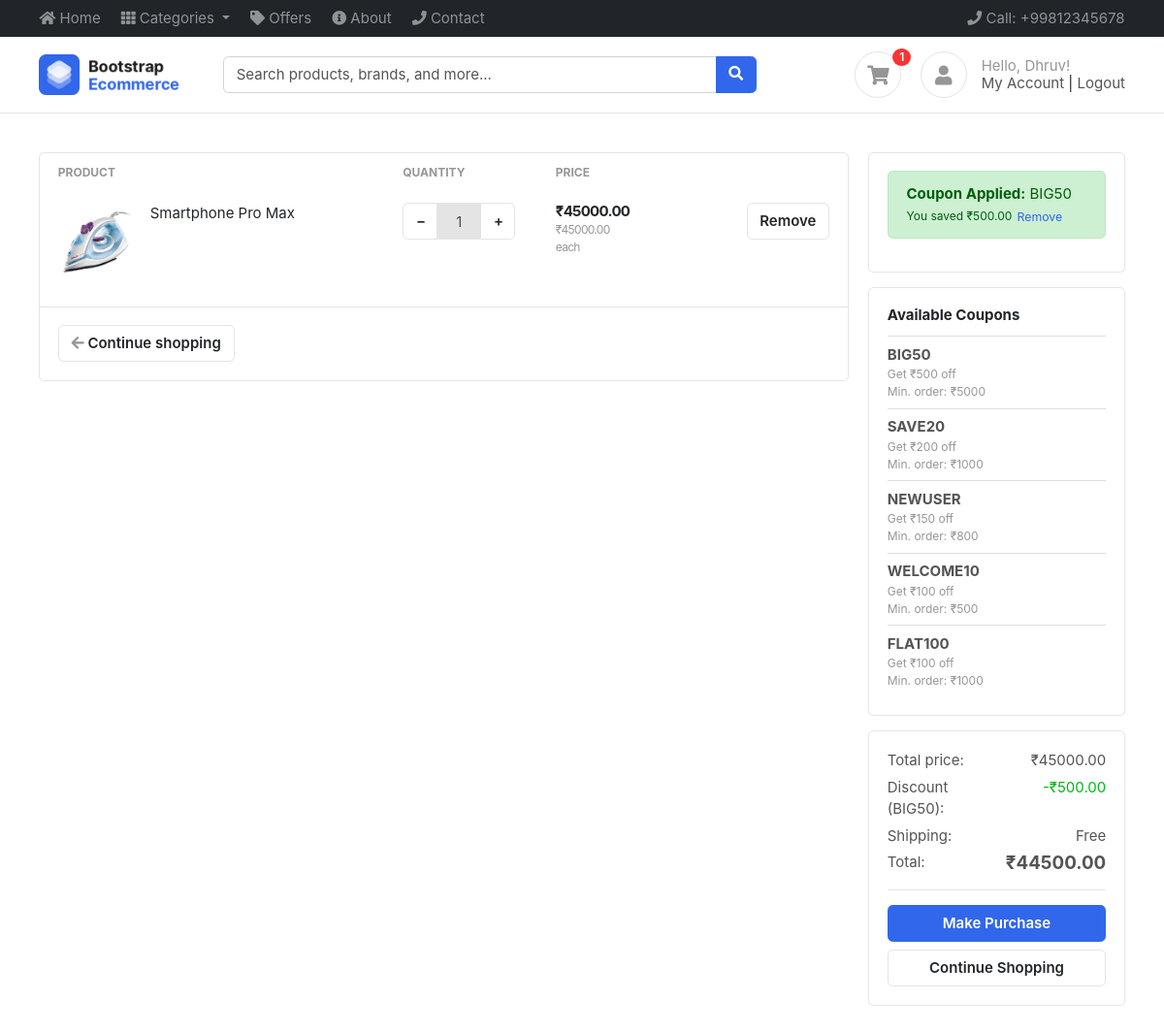
The app's page /cart/ (signed in) with its own data.
### cart/models.py (models this page shows, shortened)
class CartItems(BaseModel):
    cart = models.ForeignKey(Cart, on_delete=models.CASCADE, related_name="cart_items")
    product = models.ForeignKey(Product, on_delete=models.SET_NULL, null=True, blank=True)
    size_variant = models.ForeignKey(SizeVariant, on_delete=models.SET_NULL, null=True, blank=True)
    color_variant = models.ForeignKey(ColorVariant, on_delete=models.SET_NULL, null=True, blank=True)
    quantity = models.IntegerField(default=1)
    def get_product_price(self):
        if not self.product:
            return 0
        price = self.product.price
        if self.size_variant:
            price += self.size_variant.price
        if self.color_variant:
            price += self.color_variant.price
        return price * self.quantity

class Cart(BaseModel):
    user = models.ForeignKey(User, on_delete=models.CASCADE, null=True, blank=True, related_name="carts")
    is_paid = models.BooleanField(default=False)
    coupon = models.ForeignKey('Coupon', on_delete=models.SET_NULL, null=True, blank=True)
    def get_cart_total(self):
        cart_items = self.cart_items.all()
        total = 0
        for cart_item in cart_items:
            total += cart_item.get_product_price()
        return total
    def get_cart_total_after_discount(self):
        total = self.get_cart_total()
        if self.coupon and self.coupon.is_valid(total):
            discount = self.coupon.discount_price
            return max(0, total - discount)  # Ensure total doesn't go negative
        return total
    def get_discount_amount(self):
        total = self.get_cart_total()
        if self.coupon and self.coupon.is_valid(total):
            return self.coupon.discount_price
        return 0

class Coupon(BaseModel):
    coupon_code = models.CharField(max_length=50, unique=True)
    is_expired = models.BooleanField(default=False)
    discount_price = models.IntegerField(default=0)
    minimum_amount = models.IntegerField(default=0)
    def is_valid(self, cart_total):
        if self.is_expired:
            return False
        if cart_total < self.minimum_amount:
            return False
        return True

### products/models.py (models this page shows, shortened)
class Product(BaseModel):
    product_name = models.CharField(max_length=255)
    slug = models.SlugField(unique=True, null=True, blank=True)
    category = models.ForeignKey(Category, on_delete=models.CASCADE, related_name="products")
    price = models.IntegerField()
    product_description = models.TextField()
    color_variant = models.ManyToManyField(ColorVariant, blank= True)
    size_variant = models.ManyToManyField(SizeVariant, blank= True)

### cart/views.py (the view)
# urls.py: path('', cart_view, name='cart'),
def cart_view(request):
    cart = get_cart(request)
    cart_items = cart.cart_items.all()
    cart_total = cart.get_cart_total()
    all_coupons = Coupon.objects.filter(is_expired=False).order_by('-discount_price')
    applicable_coupons = [coupon for coupon in all_coupons if coupon.is_valid(cart_total)]
    context = {
        'cart': cart,
        'cart_items': cart_items,
        'all_coupons': all_coupons,
        'applicable_coupons': applicable_coupons,
    }
    return render(request, 'cart/cart.html', context)

### cart/context_processors.py (called while the page is built)
def cart_count(request):
    try:
        cart = get_cart(request)
        cart_count = cart.cart_items.count()
    except:
        cart_count = 0
    return {'cart_count': cart_count}

def categories(request):
    try:
        categories = Category.objects.all()[:10]
    except:
        categories = []
    return {'categories': categories}

### cart/views.py (called while the page is built, shortened)
def get_cart(request):
    if request.user.is_authenticated:
        cart, _ = Cart.objects.get_or_create(user=request.user, is_paid=False)
    return cart

### templates/cart/cart.html (shortened to what this page needs)
{% extends "base/base.html" %}
{% block start %}
<section class="section-content padding-y">
	<div class="container">
	<div class="row">
		<main class="col-md-9">
	<div class="card">
	<table class="table table-borderless table-shopping-cart">
	<thead class="text-muted">
	<tr class="small text-uppercase">
	  <th scope="col">Product</th>
	  <th scope="col" width="120">Quantity</th>
	  <th scope="col" width="120">Price</th>
	  <th scope="col" class="text-right" width="200"> </th>
	</tr>
	</thead>
	<tbody>
	{% if cart_items %}
		{% for cart_item in cart_items %}
		<tr>
			<td>
				<figure class="itemside">
					<div class="aside">
						{% if cart_item.product and cart_item.product.product_images.first %}
							<img src="/media/{{ cart_item.product.product_images.first.image }}" class="img-sm">
						{% else %}
							<img src="/media/images/items/1.jpg" class="img-sm">
						{% endif %}
					</div>
					<figcaption class="info">
						{% if cart_item.product %}
							<a href="{% url 'get_product' cart_item.product.slug %}" class="title text-dark">{{ cart_item.product.product_name }}</a>
						{% else %}
							<span class="title text-dark">Product no longer available</span>
						{% endif %}
					</figcaption>
				</figure>
			</td>
			<td>
				<div class="input-group input-spinner">
					<div class="input-group-prepend">
						<button class="btn btn-light" type="button" onclick="decreaseQuantity('{{ cart_item.uid }}')"> − </button>
					</div>
					<input type="text" class="form-control" id="quantity-{{ cart_item.uid }}" value="{{ cart_item.quantity }}" min="1" readonly>
					<div class="input-group-append">
						<button class="btn btn-light" type="button" onclick="increaseQuantity('{{ cart_item.uid }}')"> + </button>
					</div>
				</div>
			</td>
			<td>
				<div class="price-wrap">
					<var class="price" id="item-total-{{ cart_item.uid }}">₹{{ cart_item.get_product_price }}.00</var>
					{% if cart_item.product %}
						{% with base_price=cart_item.product.price %}
						{% with size_price=cart_item.size_variant.price|default:0 %}
						{% with color_price=cart_item.color_variant.price|default:0 %}
						{% with unit_price=base_price|add:size_price|add:color_price %}
						<small class="text-muted"> ₹{{ unit_price }}.00 each </small>
						{% endwith %}
						{% endwith %}
						{% endwith %}
						{% endwith %}
					{% endif %}
				</div>
			</td>
			<td class="text-right">
				<button type="button" class="btn btn-light" onclick="removeItem('{{ cart_item.uid }}', this)"> Remove</button>
			</td>
		</tr>
		{% endfor %}
	{% endif %}
	</tbody>
	</table>
	<div class="card-body border-top">
		<a href="/" class="btn btn-light"> <i class="fa fa-arrow-left"></i> Continue shopping </a>
	</div>
	</div>
		</main>
		<aside class="col-md-3">
			<div class="card mb-3">
				<div class="card-body">
					{% if cart.coupon %}
						<div class="alert alert-success">
							<strong>Coupon Applied:</strong> {{ cart.coupon.coupon_code }}<br>
							<small>You saved ₹{{ cart.get_discount_amount }}.00</small>
							<button type="button" class="btn btn-sm btn-link p-0 mt-1" onclick="removeCoupon()">Remove</button>
						</div>
					{% endif %}
				</div>
			</div>
			{% if applicable_coupons %}
			<div class="card mb-3">
				<div class="card-body">
					<h6 class="card-title">Available Coupons</h6>
					<div class="list-group list-group-flush">
						{% for coupon in applicable_coupons %}
						<div class="list-group-item px-0 py-2">
							<div class="d-flex justify-content-between align-items-center">
								<div>
									<strong>{{ coupon.coupon_code }}</strong>
									<small class="d-block text-muted">Get ₹{{ coupon.discount_price }} off</small>
									<small class="d-block text-muted">Min. order: ₹{{ coupon.minimum_amount }}</small>
								</div>
							</div>
						</div>
						{% endfor %}
					</div>
				</div>
			</div>
			{% endif %}
			<div class="card">
				<div class="card-body">
						<dl class="dlist-align">
						  <dt>Total price:</dt>
						  <dd class="text-right" id="cart-total">₹{{ cart.get_cart_total }}.00</dd>
						</dl>
						{% if cart.coupon %}
						<dl class="dlist-align">
						  <dt>Discount ({{ cart.coupon.coupon_code }}):</dt>
						  <dd class="text-right text-success" id="discount-amount">-₹{{ cart.get_discount_amount }}.00</dd>
						</dl>
						{% endif %}
						<dl class="dlist-align">
						  <dt>Shipping:</dt>
						  <dd class="text-right">Free</dd>
						</dl>
						<dl class="dlist-align">
						  <dt>Total:</dt>
						  <dd class="text-right h5"><strong id="cart-total-final">₹{{ cart.get_cart_total_after_discount }}.00</strong></dd>
						</dl>
						<hr>
						<a href="{% url 'initiate_payment' %}" class="btn btn-primary btn-block"> Make Purchase </a>
						<a href="/" class="btn btn-light btn-block">Continue Shopping</a>
				</div>
			</div>
		</aside>
	</div>
	</div>
</section>
{% endblock %}

### templates/base/base.html (shortened to what this page needs)
<!DOCTYPE HTML>
<html lang="en">
<head>
<link href="/media/css/bootstrap.css" rel="stylesheet" type="text/css"/>
<link href="/media/fonts/fontawesome/css/all.min.css" type="text/css" rel="stylesheet">
<link href="/media/css/ui.css" rel="stylesheet" type="text/css"/>
<link href="/media/css/responsive.css" rel="stylesheet" />
</head>
<body>
	<header class="section-header">
		<nav class="navbar navbar-dark navbar-expand p-0 bg-dark">
		<div class="container">
			<ul class="navbar-nav d-none d-md-flex mr-auto">
				<li class="nav-item"><a class="nav-link" href="{% url 'index' %}"><i class="fa fa-home"></i> Home</a></li>
				<li class="nav-item dropdown">
					<a class="nav-link dropdown-toggle" href="#" id="categoriesDropdown" role="button" data-toggle="dropdown" aria-haspopup="true" aria-expanded="false">
						<i class="fa fa-th"></i> Categories
					</a>
				</li>
				<li class="nav-item"><a class="nav-link" href="{% url 'index' %}"><i class="fa fa-tag"></i> Offers</a></li>
				<li class="nav-item"><a class="nav-link" href="{% url 'index' %}"><i class="fa fa-info-circle"></i> About</a></li>
				<li class="nav-item"><a class="nav-link" href="{% url 'index' %}"><i class="fa fa-phone"></i> Contact</a></li>
			</ul>
			<ul class="navbar-nav">
				<li class="nav-item"><a href="tel:+99812345678" class="nav-link"><i class="fa fa-phone"></i> Call: +99812345678 </a></li>
			</ul>
		  </div>
		</nav>
		<section class="header-main border-bottom">
			<div class="container">
		<div class="row align-items-center">
			<div class="col-lg-2 col-4">
				<div class="brand-wrap">
					<a href="{% url 'index' %}"><img class="logo" src="/media/images/logo.png" alt="Logo"></a>
				</div>
			</div>
			<div class="col-lg-6 col-sm-12">
				<form action="{% url 'search' %}" method="GET" class="search">
					<div class="input-group w-100">
						<input type="text" name="q" class="form-control" placeholder="Search products, brands, and more..." value="{{ request.GET.q }}">
						<div class="input-group-append">
						  <button class="btn btn-primary" type="submit">
							<i class="fa fa-search"></i>
						  </button>
						</div>
					</div>
				</form>
			</div>
			<div class="col-lg-4 col-sm-6 col-8">
				<div class="widgets-wrap float-md-right">
					<div class="widget-header mr-3">
						<a href="{% url 'cart' %}" class="icon icon-sm rounded-circle border" title="Cart">
							<i class="fa fa-shopping-cart"></i>
						</a>
						<span class="badge badge-pill badge-danger notify" id="cart-count">{{ cart_count|default:0 }}</span>
					</div>
					<div class="widget-header icontext">
						{% if user.is_authenticated %}
							<a href="{% url 'account' %}" class="icon icon-sm rounded-circle border" title="Account">
								<i class="fa fa-user"></i>
							</a>
							<div class="text">
								<span class="text-muted">Hello, {{ user.first_name|default:user.username }}!</span>
								<div>
									<a href="{% url 'account' %}">My Account</a> |
									<a href="{% url 'logout' %}">Logout</a>
								</div>
							</div>
						{% endif %}
					</div>
				</div>
			</div>
		</div>
			</div>
		</section>
		</header>
		{% block start %}
		{% endblock %}
</body>
</html>

### public/static/css/ui.css (style rules this page uses)
html { font-family: 'Inter', sans-serif; font-size: 15px; }
.price-wrap { letter-spacing: -0.7px; }
.icon-xs, .icon-sm, .icon-md, .icon-lg { display: inline-block; text-align: center; flex-shrink: 0; flex-grow: 0; }
.icon-sm { width: 48px; height: 48px; line-height: 48px; font-size: 20px; }
.img-xs, .img-sm, .img-md, .img-lg { object-fit: cover; flex-shrink: 0; flex-grow: 0; }
.img-sm { width: 80px; height: 80px; }
.padding-y { padding-top: 40px; padding-bottom: 40px; }
var { font-style: normal; }
figure { margin-bottom: 0; }
.card .title { color: #212529; }
.card .card-title { color: #212529; }
.header-main { position: relative; padding-top: 1rem; padding-bottom: 1rem; }
.brand-wrap .logo, .navbar-brand .logo { margin-right: 7px; max-height: 42px; display: inline-block; }
.widget-header { display: inline-block; vertical-align: middle; position: relative; }
.widget-header a { color: #545454; }
.widget-header i { color: #969696; }
.widget-header .notify { position: absolute; top: -3px; right: -10px; }
.btn-light { background-color: #fff; border-color: #e4e4e4; }
.btn-light i { color: #969696; }
.itemside { position: relative; display: flex; width: 100%; }
.itemside .aside { position: relative; flex-shrink: 0; }
.itemside .info { padding-left: 15px; padding-right: 7px; }
.itemside .title { display: block; margin-bottom: 5px; color: #212529; }
[class*="dlist-"] { margin-bottom: 5px; }
[class*="dlist-"] dd { margin-bottom: 0; }
.dlist-align { display: flex; }
.dlist-align dt { width: 120px; word-wrap: break-word; font-weight: normal; }
.dlist-align dd { flex-grow: 1; }
.icontext { display: inline-flex; align-items: center; vertical-align: middle; }
.icontext .text { width: 100%; line-height: 1.2; color: #212529; }
.icontext .icon { position: relative; margin-right: 15px; flex-shrink: 0; flex-grow: 0; }
.notify { position: absolute; top: -4px; right: -10px; display: inline-block; padding: .25em .6em; font-size: 12px; line-height: 1; text-align: center; border-radius: 3rem; color: #fff; background-color: #fa3434; }
.price { font-weight: 600; color: #212529; }
.input-spinner { width: 120px; flex-wrap: nowrap; display: inline-flex; }
.input-spinner input.form-control { text-align: center; max-width: 46px; flex-basis: 46px; border-color: #e4e4e4; flex-grow: 0; }
.input-spinner .btn { width: 36px; text-align: center; }
.table-shopping-cart.table td, .table-shopping-cart.table th { padding-left: 1.25rem; padding-right: 1.25rem; }
.table-shopping-cart .price-wrap { line-height: 1.2; }
.table-shopping-cart .price { font-weight: bold; margin-right: 5px; display: block; }

### records on screen
CartItems: product.product_name "Smartphone Pro Max", quantity "1", get_product_price "45000", unit_price "45000"
Cart: coupon.coupon_code "BIG50", get_discount_amount "500", get_cart_total "45000", get_cart_total_after_discount "44500"
Coupon: coupon_code "BIG50", discount_price "500", minimum_amount "5000"
Coupon: coupon_code "SAVE20", discount_price "200", minimum_amount "1000"
Coupon: coupon_code "NEWUSER", discount_price "150", minimum_amount "800"
Coupon: coupon_code "WELCOME10", discount_price "100", minimum_amount "500"
Coupon: coupon_code "FLAT100", discount_price "100", minimum_amount "1000"

### other values on screen
{{ cart_count|default:0 }} "1"
{{ user.first_name|default:user.username }} "Dhruv"
